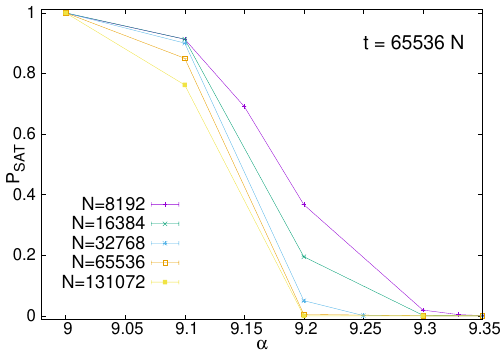

This figure's gnuplot source:
set term postscript enhanced color eps dl 2.5
filenameoutput="SA_K_4_linear_Psat_tmax_2to+16.eps"
set output filenameoutput

reset
set size 1,1
set origin 0,0
set ylabel "{/=26 P_{SAT}}" rotate by 90 offset 1,0
set xlabel "{/=26 {/Symbol a}}" offset 0,0
set key spacing 2.0 maxrows 10 width 6 at 9.1,0.4
set xrange [8.98:9.35]
set yrange [-0.01:1.01]
set tics  font ",24"
set format y "%g"

set label "{/=28 t = 65536 N}" at 9.25, 0.9


p "< awk '$1==8192 && $3==65536' ../../Results/SAT/SimulatedAnnealing/FiniteSize/ProcessedData/SA_KSAT_all_K_4.txt" u 2:6 w errorl t '{/=26 N=8192',\
"< awk '$1==16384 && $3==65536' ../../Results/SAT/SimulatedAnnealing/FiniteSize/ProcessedData/SA_KSAT_all_K_4.txt" u 2:6 w errorl t '{/=26 N=16384',\
"< awk '$1==32768 && $3==65536' ../../Results/SAT/SimulatedAnnealing/FiniteSize/ProcessedData/SA_KSAT_all_K_4.txt" u 2:6 w errorl t '{/=26 N=32768',\
"< awk '$1==65536 && $3==65536' ../../Results/SAT/SimulatedAnnealing/FiniteSize/ProcessedData/SA_KSAT_all_K_4.txt" u 2:6 w errorl t '{/=26 N=65536',\
"< awk '$1==131072 && $3==65536' ../../Results/SAT/SimulatedAnnealing/FiniteSize/ProcessedData/SA_KSAT_all_K_4.txt" u 2:6 w errorl t '{/=26 N=131072'